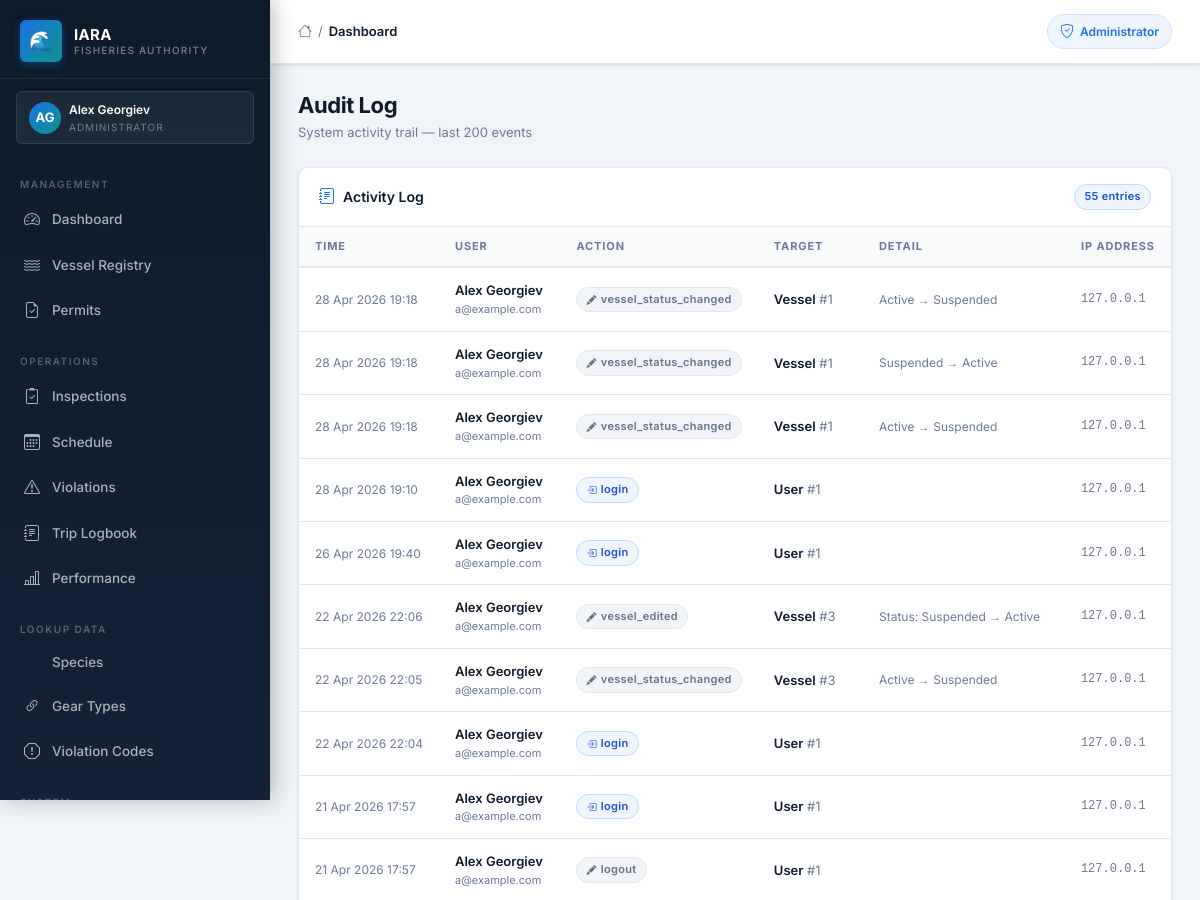
Page /admin/audit-log (signed in, upper part) on the earlier database version.
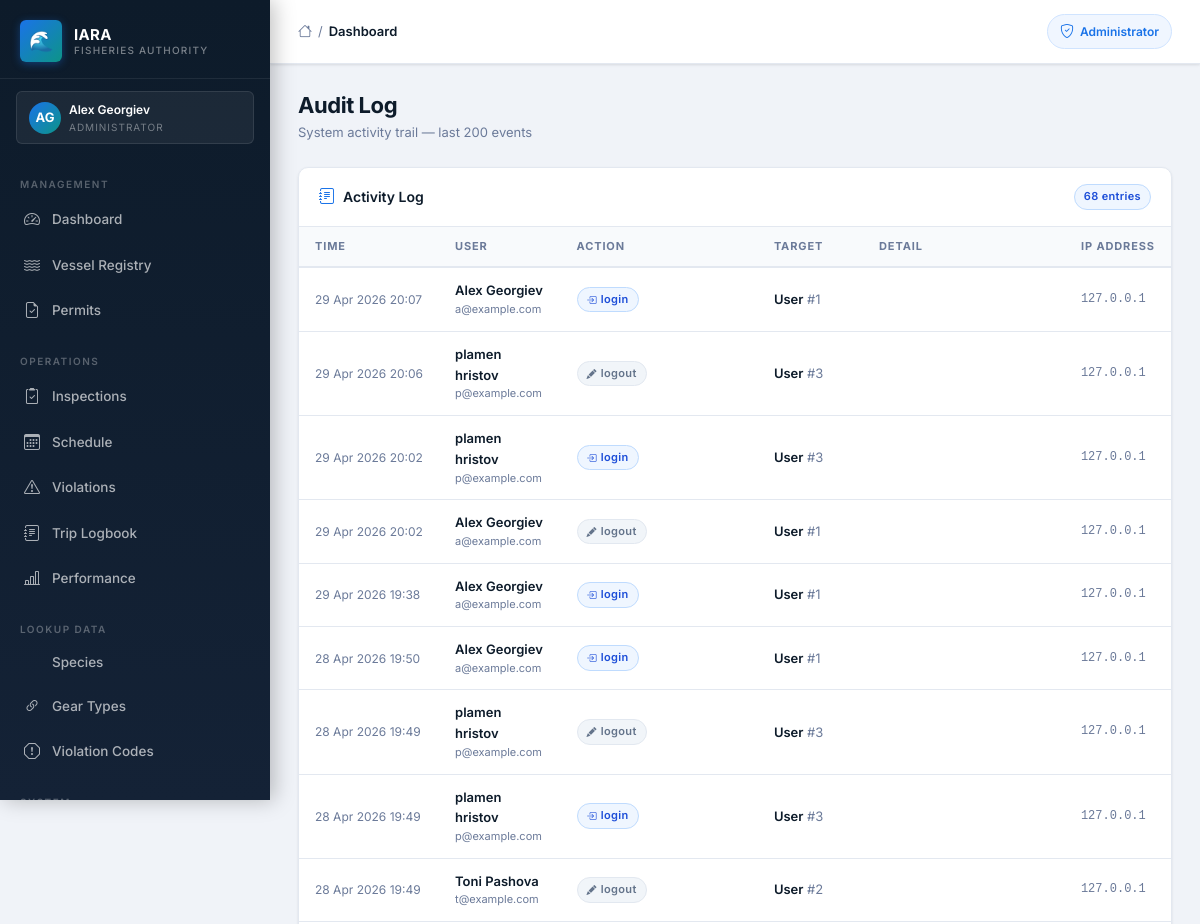
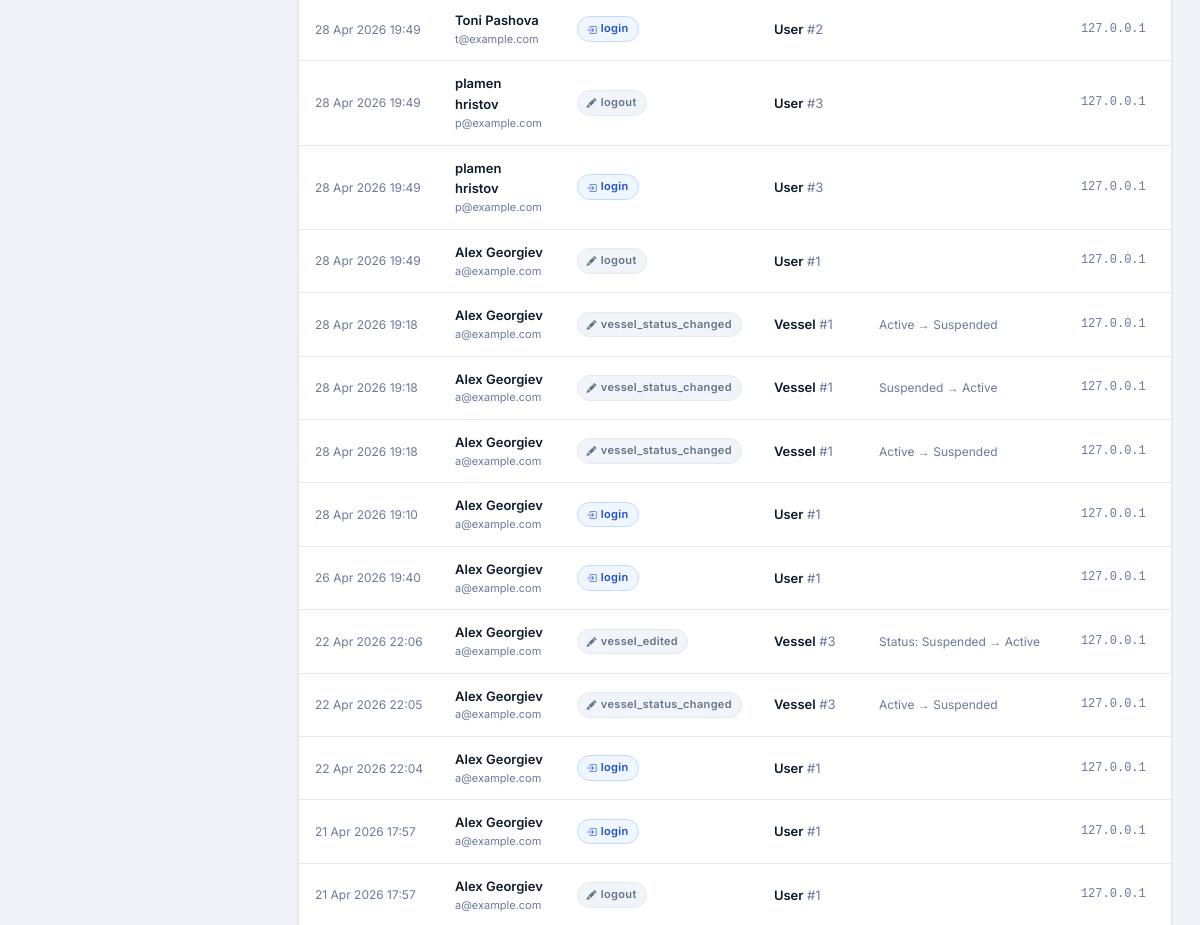
Same page on the later database version (2 pictures, top to bottom).
### iara_app/models.py (models this page shows, shortened)
class User(UserMixin, db.Model):
    __tablename__ = "users"
    id = db.Column(db.Integer, primary_key=True)
    first_name = db.Column(db.String(50), nullable=False)
    last_name = db.Column(db.String(50), nullable=False)
    email = db.Column(db.String(120), unique=True, nullable=False)
    phone = db.Column(db.String(20), nullable=False)
    role = db.Column(db.String(50), nullable=False)
    password_hash = db.Column(db.String(128), nullable=False)
    vessel_registration = db.Column(db.String(50))
    fishing_permit_number = db.Column(db.String(50))
    inspector_id = db.Column(db.Integer, db.ForeignKey("users.id"), nullable=True)
    id_number = db.Column(db.String(50))
    age_category = db.Column(db.String(20))
    created_at = db.Column(db.DateTime, default=datetime.utcnow)
    is_active = db.Column(db.Boolean, default=True)
    reset_token       = db.Column(db.String(100), nullable=True)
    reset_token_expiry = db.Column(db.DateTime, nullable=True)
    failed_logins   = db.Column(db.Integer, default=0)
    locked_until    = db.Column(db.DateTime, nullable=True)
    inspections = db.relationship("Inspection", foreign_keys="Inspection.inspector_id", backref="inspector", lazy=True)
    scheduled_inspections = db.relationship("ScheduledInspection", foreign_keys="ScheduledInspection.inspector_id", backref="assigned_inspector", lazy=True)
    created_scheduled_inspections = db.relationship("ScheduledInspection", foreign_keys="ScheduledInspection.created_by_id", backref="created_by_user", lazy=True)
    audit_logs = db.relationship("AuditLog", foreign_keys="AuditLog.user_id", backref="user", lazy=True)

class AuditLog(db.Model):
    __tablename__ = "audit_log"
    id = db.Column(db.Integer, primary_key=True)
    user_id = db.Column(db.Integer, db.ForeignKey("users.id"), nullable=True)
    action = db.Column(db.String(100), nullable=False)
    target_type = db.Column(db.String(50))
    target_id = db.Column(db.Integer)
    detail = db.Column(db.Text)
    ip_address = db.Column(db.String(50))
    created_at = db.Column(db.DateTime, default=datetime.utcnow)

### iara_app/routes/admin.py (the view)
@bp.route("/audit-log")
@login_required
@admin_required
def audit_log():
    from ..models import AuditLog
    logs = AuditLog.query.order_by(AuditLog.created_at.desc()).limit(200).all()
    return render_template("admin/audit_log.html", logs=logs)

### iara_app/__init__.py (called while the page is built)
def create_app():
    app = Flask(__name__)
    app.config.from_object(Config)
    db.init_app(app)
    login_manager.init_app(app)
    migrate.init_app(app, db)
    csrf.init_app(app)
    from .models import User
    @login_manager.user_loader
    def load_user(user_id):
        user = db.session.get(User, int(user_id))   # SQLAlchemy 2.x style
        if user is None:
            return None
        if not user.is_active:
            return None
        return user
    from .routes import register_blueprints
    register_blueprints(app)
    scheduler.init_app(app)
    scheduler.start()
    scheduler.add_job(
        id="expire_permits_daily",
        func=expire_old_permits,
        trigger="interval",
        days=1
    )
    return app

### iara_app/templates/admin/audit_log.html (shortened to what this page needs)
{% extends "layout/base.html" %}
{% block content %}
<div class="page-header">
  <div class="page-header-left">
    <h1 class="page-title">Audit Log</h1>
    <p class="page-subtitle">System activity trail — last 200 events</p>
  </div>
</div>
<div class="iara-card">
  <div class="iara-card-header">
    <h2 class="iara-card-title"><i class="bi bi-journal-text"></i> Activity Log</h2>
    <span class="iara-badge badge-inspector">{{ logs|length }} entries</span>
  </div>
  <div class="iara-table-wrapper">
    <table class="iara-table">
      <thead>
        <tr>
          <th>Time</th>
          <th>User</th>
          <th>Action</th>
          <th>Target</th>
          <th>Detail</th>
          <th>IP Address</th>
        </tr>
      </thead>
      <tbody>
        {% for log in logs %}
        <tr>
          <td style="font-size:12px;color:var(--text-secondary);white-space:nowrap;">
            {{ log.created_at.strftime('%d %b %Y %H:%M') if log.created_at else '—' }}
          </td>
          <td>
            {% if log.user %}
            <div style="font-weight:600;font-size:13px;">
              {{ log.user.first_name }} {{ log.user.last_name }}
            </div>
            <div style="font-size:11px;color:var(--text-secondary);">{{ log.user.email }}</div>
            {% else %}
            <span style="color:var(--text-secondary);font-size:13px;">System</span>
            {% endif %}
          </td>
          <td>
            {% set action = log.action or '' %}
            {% if 'delete' in action %}
            <span class="iara-badge badge-status-expired"><i class="bi bi-trash3-fill"></i> {{ action }}</span>
            {% elif 'create' in action or 'add' in action %}
            <span class="iara-badge badge-status-active"><i class="bi bi-plus-circle-fill"></i> {{ action }}</span>
            {% elif 'login' in action %}
            <span class="iara-badge badge-inspector"><i class="bi bi-box-arrow-in-right"></i> {{ action }}</span>
            {% elif 'reset' in action or 'unlock' in action %}
            <span class="iara-badge badge-sev-medium"><i class="bi bi-key-fill"></i> {{ action }}</span>
            {% else %}
            <span class="iara-badge" style="background:#f1f5f9;color:#64748b;border:1px solid #e2e8f0;">
              <i class="bi bi-pencil-fill"></i> {{ action }}
            </span>
            {% endif %}
          </td>
          <td style="font-size:13px;">
            {% if log.target_type %}
            <span style="font-weight:600;">{{ log.target_type }}</span>
            {% if log.target_id %}
            <span style="color:var(--text-secondary);">#{{ log.target_id }}</span>
            {% endif %}
            {% else %}—{% endif %}
          </td>
          <td style="font-size:12px;color:var(--text-secondary);max-width:300px;">
            {{ (log.detail or '')[:100] }}{% if (log.detail or '')|length > 100 %}…{% endif %}
          </td>
          <td style="font-size:12px;font-family:monospace;color:var(--text-secondary);">
            {{ log.ip_address or '—' }}
          </td>
        </tr>
        {% endfor %}
      </tbody>
    </table>
  </div>
</div>
{% endblock %}

### iara_app/templates/layout/base.html (shortened to what this page needs)
<!DOCTYPE html>
<html lang="en">
<head>
  <link href="https://cdn.jsdelivr.net/npm/bootstrap@5.3.2/dist/css/bootstrap.min.css" rel="stylesheet">
  <link rel="stylesheet" href="https://cdn.jsdelivr.net/npm/bootstrap-icons@1.11.3/font/bootstrap-icons.min.css">
  <link rel="stylesheet" href="{{ url_for('static', filename='css/iara_theme.css') }}">
</head>
<body>
  {% if current_user.is_authenticated %}
  <aside class="iara-sidebar">
    <a class="sidebar-brand" href="#">
      <div class="sidebar-brand-icon">🌊</div>
      <div class="sidebar-brand-text">
        <div class="sidebar-brand-name">IARA</div>
        <div class="sidebar-brand-sub">Fisheries Authority</div>
      </div>
    </a>
    <div class="sidebar-role-banner">
      <div class="sidebar-role-avatar">
        {{ current_user.first_name[0]|upper }}{{ current_user.last_name[0]|upper }}
      </div>
      <div>
        <div class="sidebar-role-name">{{ current_user.first_name }} {{ current_user.last_name }}</div>
        <div class="sidebar-role-label">
          {% if current_user.role == "administrator" %}Administrator
          {% elif current_user.role == "inspector" %}Inspector
          {% elif current_user.role == "fisherman" %}Fisherman
          {% else %}Amateur Fisher{% endif %}
        </div>
      </div>
    </div>
    <nav class="sidebar-nav">
      {% if current_user.role == "administrator" %}
      <div class="sidebar-section-label">Management</div>
      <a href="{{ url_for('admin.admin_dashboard') }}"
        class="sidebar-link {% if request.endpoint == 'admin.admin_dashboard' %}active{% endif %}">
        <i class="bi bi-speedometer2"></i> Dashboard
      </a>
      <a href="{{ url_for('admin.vessels') }}"
        class="sidebar-link {% if 'vessel' in request.endpoint %}active{% endif %}">
        <i class="bi bi-water"></i> Vessel Registry
      </a>
      <a href="{{ url_for('admin.permits') }}"
        class="sidebar-link ">
        <i class="bi bi-file-earmark-check"></i> Permits
      </a>
      <div class="sidebar-section-label" style="margin-top:8px;">Operations</div>
      <a href="{{ url_for('admin.admin_inspections') }}"
        class="sidebar-link {% if 'inspection' in request.endpoint and 'schedule' not in request.endpoint %}active{% endif %}">
        <i class="bi bi-clipboard2-check"></i> Inspections
      </a>
      <a href="{{ url_for('admin.schedule_list') }}"
        class="sidebar-link {% if 'schedule' in request.endpoint %}active{% endif %}">
        <i class="bi bi-calendar3"></i> Schedule
      </a>
      <a href="{{ url_for('admin.admin_violations') }}"
        class="sidebar-link {% if 'violation' in request.endpoint %}active{% endif %}">
        <i class="bi bi-exclamation-triangle"></i> Violations
      </a>
      <a href="{{ url_for('trips.trips_list') }}"
        class="sidebar-link {% if 'trips' in request.endpoint %}active{% endif %}">
        <i class="bi bi-journal-text"></i> Trip Logbook
      </a>
      <a href="{{ url_for('admin.admin_inspector_performance') }}"
        class="sidebar-link {% if 'performance' in request.endpoint %}active{% endif %}">
        <i class="bi bi-bar-chart-line"></i> Performance
      </a>
      <div class="sidebar-section-label" style="margin-top:8px;">Lookup Data</div>
      <a href="{{ url_for('lookup.species_list') }}"
        class="sidebar-link {% if 'species' in request.endpoint %}active{% endif %}">
         Species
      </a>
      <a href="{{ url_for('lookup.gear_list') }}"
        class="sidebar-link {% if 'gear' in request.endpoint %}active{% endif %}">
        <i class="bi bi-link-45deg"></i> Gear Types
      </a>
      <a href="{{ url_for('lookup.violation_codes_list') }}"
        class="sidebar-link {% if 'violation_code' in request.endpoint %}active{% endif %}">
        <i class="bi bi-exclamation-octagon"></i> Violation Codes
      </a>
      <div class="sidebar-section-label" style="margin-top:8px;">System</div>
      {% endif %}
    </nav>
  </aside>
  {% endif %}
  <div class="iara-main" {% if not current_user.is_authenticated %}style="margin-left:0;" {% endif %}>
    <header class="iara-topbar">
      <div class="topbar-breadcrumb">
        <i class="bi bi-house" style="color:var(--text-secondary);font-size:14px;"></i>
        <span class="bc-sep">/</span>
        <span class="bc-current">{{ title if title else "Dashboard" }}</span>
      </div>
      <div class="topbar-actions">
        {% if current_user.is_authenticated %}
        {% if current_user.role == "administrator" %}
        <span class="topbar-badge">
          <i class="bi bi-shield-check"></i> Administrator
        </span>
        {% elif current_user.role == "inspector" %}
        <span class="topbar-badge" style="background:#eff6ff;border-color:#bfdbfe;color:#1d4ed8;">
          <i class="bi bi-clipboard2-check"></i> Inspector
        </span>
        {% elif current_user.role == "fisherman" %}
        <span class="topbar-badge" style="background:#f0fdf4;border-color:#bbf7d0;color:#15803d;">
          <i class="bi bi-water"></i> Fisherman
        </span>
        {% else %}
        <span class="topbar-badge" style="background:#fffbeb;border-color:#fde68a;color:#b45309;">
          <i class="bi bi-person"></i> Amateur
        </span>
        {% endif %}
        {% endif %}
      </div>
    </header>
    <main class="iara-content">
      {% block content %}{% endblock %}
    </main>
  </div>
</body>
</html>

Differences in the rows shown:
added AuditLog: created_at "29 Apr 2026 20:07", user.first_name "Alex", user.last_name "Georgiev", user.email "a@example.com", action "login", target_type "User", target_id "1", ip_address "127.0.0.1"
added AuditLog: created_at "29 Apr 2026 20:06", user.first_name "plamen", user.last_name "hristov", user.email "p@example.com", action "logout", target_type "User", target_id "3", ip_address "127.0.0.1"
added AuditLog: created_at "29 Apr 2026 20:02", user.first_name "plamen", user.last_name "hristov", user.email "p@example.com", action "login", target_type "User", target_id "3", ip_address "127.0.0.1"
added AuditLog: created_at "29 Apr 2026 20:02", user.first_name "Alex", user.last_name "Georgiev", user.email "a@example.com", action "logout", target_type "User", target_id "1", ip_address "127.0.0.1"
added AuditLog: created_at "29 Apr 2026 19:38", user.first_name "Alex", user.last_name "Georgiev", user.email "a@example.com", action "login", target_type "User", target_id "1", ip_address "127.0.0.1"
added AuditLog: created_at "28 Apr 2026 19:50", user.first_name "Alex", user.last_name "Georgiev", user.email "a@example.com", action "login", target_type "User", target_id "1", ip_address "127.0.0.1"
added AuditLog: created_at "28 Apr 2026 19:49", user.first_name "plamen", user.last_name "hristov", user.email "p@example.com", action "logout", target_type "User", target_id "3", ip_address "127.0.0.1"
added AuditLog: created_at "28 Apr 2026 19:49", user.first_name "plamen", user.last_name "hristov", user.email "p@example.com", action "login", target_type "User", target_id "3", ip_address "127.0.0.1"
added AuditLog: created_at "28 Apr 2026 19:49", user.first_name "Toni", user.last_name "Pashova", user.email "t@example.com", action "logout", target_type "User", target_id "2", ip_address "127.0.0.1"
added AuditLog: created_at "28 Apr 2026 19:49", user.first_name "Toni", user.last_name "Pashova", user.email "t@example.com", action "login", target_type "User", target_id "2", ip_address "127.0.0.1"
added AuditLog: created_at "28 Apr 2026 19:49", user.first_name "plamen", user.last_name "hristov", user.email "p@example.com", action "logout", target_type "User", target_id "3", ip_address "127.0.0.1"
added AuditLog: created_at "28 Apr 2026 19:49", user.first_name "plamen", user.last_name "hristov", user.email "p@example.com", action "login", target_type "User", target_id "3", ip_address "127.0.0.1"
added AuditLog: created_at "28 Apr 2026 19:49", user.first_name "Alex", user.last_name "Georgiev", user.email "a@example.com", action "logout", target_type "User", target_id "1", ip_address "127.0.0.1"
Other differences:
{{ logs|length }}: "55" → "68"
